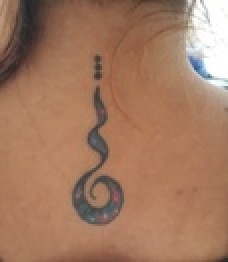
#> input picture Imagenes/Vannesa/v2.jpg, 114 x 131 px, shrunk from 541 x 620 before the run, found by its file name (shown 2 times larger)
$ jupyter execute --allow-errors Final.ipynb   (shell and % lines are left out)
#> lines starting #> are read from the running program, lines starting #| are printed output that depends on the picture; after the words box and inside, x2 and y2 are one past the last pixel; in counts of white or black regions, pixels touching at a corner belong together
[cell 1]
# Siempre que usemos matplotlib en Jupyter es necesario poner esta línea antes de cualquier otra

# Importamos las bibliotecas necesarias y les asignamos un alias
import skimage                           # Biblioteca para la manipulación de imágenes
import numpy as np                       # Biblioteca para la manipulación de matrices

# Importamos algunos paquetes específicos
from matplotlib import pyplot as plt     # Biblioteca para crear gráficas y mostrar las imágenes en pantalla

from skimage import data                 # Paquete con imágenes de prueba
from skimage import io                   # Paquete para lectura/escritura de imágenes
from skimage import color                # Paquete con las operaciones de transformaciones entre espacios de color
from skimage import exposure             # Paquete con las funciones para calcular y alterar el histograma
from skimage import filters              # Paquete que contiene las máscaras y filtros de suavizado y realzado
from skimage import util                 # Paquete que contiene las funciones para cambiar el tipo de dato de las imágenes
from skimage import morphology           # Para crear el kernel de convolución en los filtros no lienales
from skimage import transform            # Esta biblioteca es la que contiene la implementación de Hough
from skimage import measure              # Esta biblioteca contiene el método de etiquetado de regiones
from skimage import feature              # Esta biblioteca es la que contiene la implementación del canny

from scipy import ndimage                # Usamos esta biblioteca para realizar la operación de convolución
import skdemo                            # Paquete ESPECIAL ADJUNTO con algunas funciones extra de visualización
import os
###########################

from scipy.stats import kde              # Esta biblioteca es necesaria para estimar la función de densidad de los datos
from sklearn import preprocessing        # Este paquete contiene las funciones de preprocesamiento de datos
from sklearn import feature_selection    # Este paquete contiene los métodos de selección de características de sklearn
from sklearn import svm                  # Este paquete contiene las funciones de un clasificador SVM
from sklearn import model_selection      # Este paquete contiene las funciones de particionamiento de datos y validación cruzada
from sklearn import metrics              # Este paquete contiene las funciones para evaluar un clasificador

# Con este nos aseguramos que las imágenes en niveles de gris, se vean como tal siempre.
plt.rcParams['image.cmap'] = 'gray'
plt.rcParams['image.interpolation'] = 'none'

[cell 2]
#Proceso individual de imagenes
img_3 = skimage.img_as_float(io.imread("imagenes/vannesa/v2.jpg"))

skdemo.imshow_all(img_3[..., 0], img_3[..., 1], img_3[..., 2],
                 titles=['R', 'G', 'B'])
#> (this line was passed over: skdemo is not available in this run)

img_3 = img_3[..., 0]
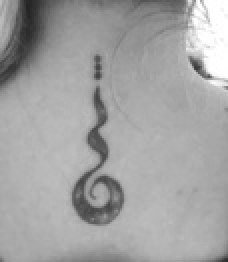
#> img_3: shape (131, 114) float64 (shown 2 times larger); min 0.137, max 1, mean 0.64

skdemo.imshow_with_histogram(img_3)
#> (this line was passed over: skdemo is not available in this run)

[cell 3]
k = morphology.square(10)
img_median = filters.rank.median(img_3, k)
skdemo.imshow_all(img_3,img_median)
#> (this line was passed over: skdemo is not available in this run)
img_min = filters.rank.minimum(img_median, k)
skdemo.imshow_all(img_3,img_min)
#> (this line was passed over: skdemo is not available in this run)

[cell 4]
gradiente = filters.sobel(img_min)
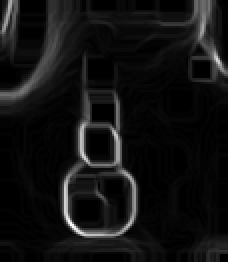
#> gradiente: shape (131, 114) float64 (shown 2 times larger); min 0, max 0.195, mean 0.0139; drawn with min black and max white
imgfloat = skimage.img_as_float(gradiente)
skdemo.imshow_with_histogram(imgfloat)
#> (this line was passed over: skdemo is not available in this run)

[cell 5]
img_tatto = gradiente > 0.03
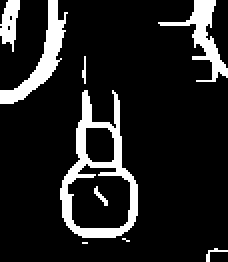
#> img_tatto: shape (131, 114) bool (shown 2 times larger); 12.8% white; 9 white regions (3 under 20 px), largest, box (x1, y1, x2, y2) and area: (30, 45, 69, 119) 845, (0, 0, 34, 52) 463, (79, 0, 114, 41) 379, (0, 0, 10, 26) 157, (47, 93, 54, 103) 24, (103, 124, 114, 131) 21
plt.imshow(img_tatto, cmap='gray')

[cell 6]
etiqueta = measure.label(img_tatto)
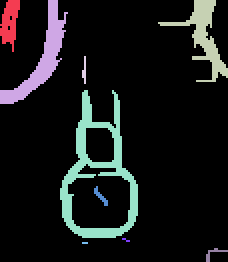
#> etiqueta: shape (131, 114) int32 (shown 2 times larger); 10 distinct labels, from 0 to 9; one colour per label, 0 black
plt.imshow(etiqueta, cmap="jet")

[cell 7]
#Proceso para la base de datos

#Metodo que segmenta cada imagen
def segmentacionImage(img):
    img_1 = img.copy()
    img_1 = img_1[..., 0]
    k = morphology.square(10)
    img_median = filters.rank.median(img_1, k)
    img_min = filters.rank.minimum(img_median, k)

    gradiente = filters.sobel(img_min)
    imgfloat = skimage.img_as_float(gradiente)
    img_tatto = gradiente > 0.03
    return img_1,img_tatto

def showFilesSeg(array):
    f, axes = plt.subplots(ncols=3, nrows=len(array), figsize=(10, 30))
    #axes = axes.ravel()
    # Se eliminan los ejes de cada subplot
    #for ax in axes:
    #    ax.axis('off')

    for i,image in enumerate(array):
        imageR,img_seg = segmentacionImage(image)
        f1 = measure.label(img_seg)
        axes[i,0].axis('off')
        axes[i,0].imshow(imageR, cmap='gray')
        axes[i,0].set_title('imagen original '+ os.path.basename(array.files[i]))
        axes[i,1].axis('off')
        axes[i,1].imshow(img_seg, cmap='gray')
        axes[i,1].set_title('imagen segmentada '+ os.path.basename(array.files[i]))
        axes[i,2].axis('off')
        axes[i,2].imshow(f1, cmap='jet')
        axes[i,2].set_title('imagen etiquetada '+ os.path.basename(array.files[i]))

[cell 8]
vannesaTattoos = io.ImageCollection('imagenes/vannesa/*.jpg')
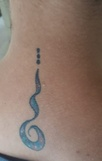
#> input picture Imagenes/Vannesa/v1.jpg, 102 x 161 px, shrunk from 484 x 767 before the run
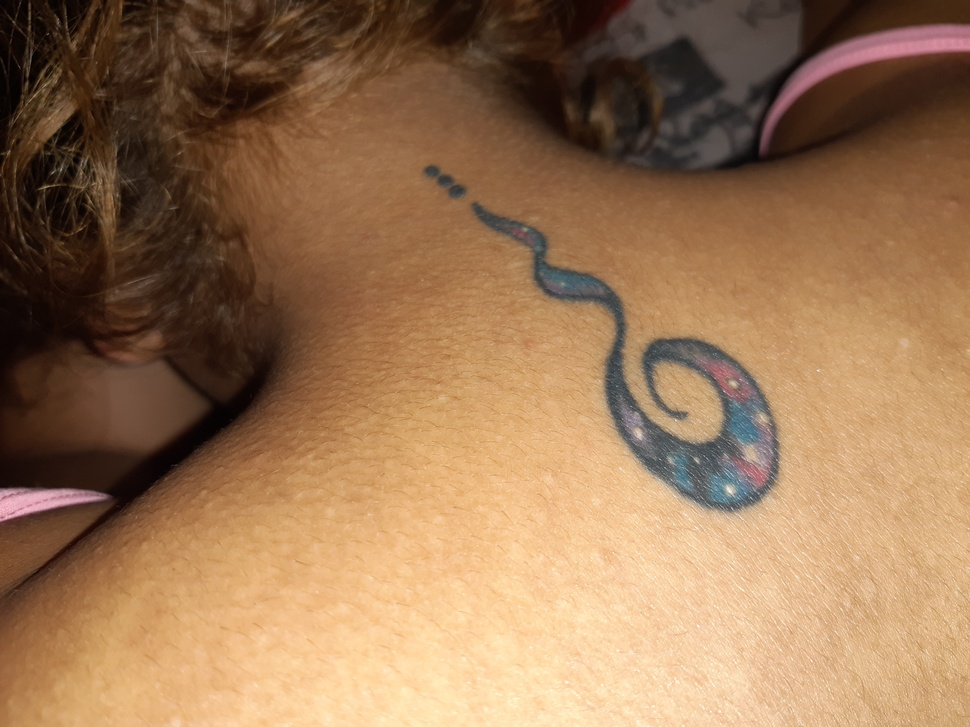
#> input picture Imagenes/Vannesa/v14.jpg, 970 x 727 px, shrunk from 4608 x 3456 before the run
#> vannesaTattoos = 3 items
#> the loop in showFilesSeg, `for i,image in enumerate(array):` made 1 pass
#> pass 1, in segmentacionImage, `img_median = filters.rank.median(img_1, k)`:
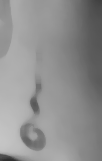
#> img_median: shape (161, 102); min 46, max 197, mean 143.3
#> pass 1, in segmentacionImage, `img_min = filters.rank.minimum(img_median, k)`:
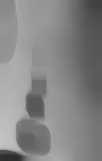
#> img_min: shape (161, 102); min 46, max 195, mean 133.3
#> pass 1, in segmentacionImage, `gradiente = filters.sobel(img_min)`:
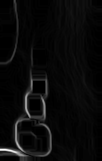
#> gradiente: shape (161, 102) float64; min 0, max 0.25, mean 0.0105; drawn with min black and max white
#> after the loop in showFilesSeg, `for i,image in enumerate(array):`:
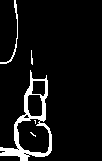
#> img_seg: shape (161, 102) bool; 7.3% white; 5 white regions (2 under 20 px), largest, box (x1, y1, x2, y2) and area: (0, 70, 52, 161) 1039, (0, 0, 18, 64) 121, (31, 50, 33, 65) 21
#> (the rest of this cell did not finish here and is left out)
